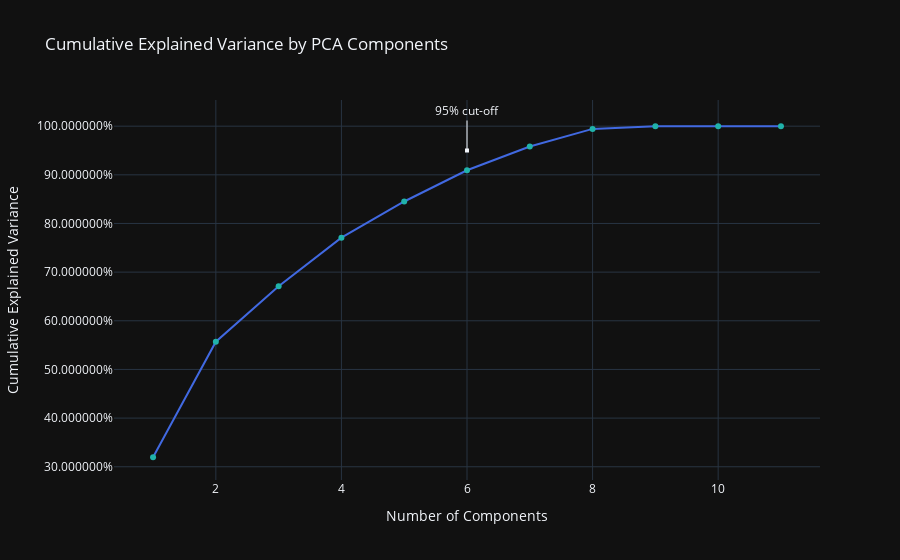

This figure's notebook cell:
### Markdown cell above
### Análise de Componentes Principais (PCA)

### Code cell
import plotly.graph_objs as go
import numpy as np

# Substitua 'pca' com o objeto PCA após ajustar seus dados.
explained_var = np.cumsum(pca.explained_variance_ratio_)

# Criação do gráfico de linha para a variância explicada acumulada
fig = go.Figure()

fig.add_trace(go.Scatter(x=list(range(1, len(explained_var)+1)), y=explained_var, mode='lines+markers',
                         line=dict(color='royalblue', width=2), marker=dict(color='lightseagreen')))

fig.update_layout(
    title='Cumulative Explained Variance by PCA Components',
    xaxis=dict(title='Number of Components'),
    yaxis=dict(title='Cumulative Explained Variance'),
    yaxis_tickformat='%',  # Formato percentual para o eixo y
    template='plotly_dark',  # Usando o template 'plotly_dark'
    showlegend=False,
    annotations=[
        dict(
            x=np.where(explained_var > 0.95)[0][0],
            y=0.95,
            xref="x",
            yref="y",
            text="95% cut-off",
            showarrow=True,
            arrowhead=7,
            ax=0,
            ay=-40
        )
    ]
)

# Mostrar gráfico
fig.show()

### Figure 1 — Plotly figure (JSON) as saved in the notebook; plotly's stock layout.template omitted (floating-point values rounded to 4 significant figures)
{"data": [{"line": {"color": "royalblue", "width": 2}, "marker": {"color": "lightseagreen"}, "mode": "lines+markers", "type": "scatter", "x": [1, 2, 3, 4, 5, 6, 7, 8, 9, 10, 11], "y": [0.3195, 0.557, 0.6709, 0.7708, 0.8452, 0.9094, 0.9582, 0.9944, 1.0, 1.0, 1.0]}], "layout": {"annotations": [{"arrowhead": 7, "ax": 0, "ay": -40, "showarrow": true, "text": "95% cut-off", "x": 6, "xref": "x", "y": 0.95, "yref": "y"}], "showlegend": false, "title": {"text": "Cumulative Explained Variance by PCA Components"}, "xaxis": {"title": {"text": "Number of Components"}}, "yaxis": {"tickformat": "%", "title": {"text": "Cumulative Explained Variance"}}}}
